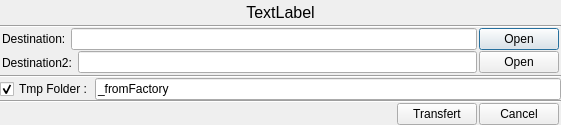
<?xml version="1.0" encoding="UTF-8"?>
<ui version="4.0">
 <class>transfert</class>
 <widget class="QDialog" name="transfert">
  <property name="geometry">
   <rect>
    <x>0</x>
    <y>0</y>
    <width>561</width>
    <height>125</height>
   </rect>
  </property>
  <property name="windowTitle">
   <string>Transfert</string>
  </property>
  <layout class="QGridLayout" name="gridLayout">
   <property name="margin">
    <number>0</number>
   </property>
   <property name="spacing">
    <number>0</number>
   </property>
   <item row="0" column="0">
    <widget class="QLabel" name="lTransfert">
     <property name="font">
      <font>
       <pointsize>12</pointsize>
      </font>
     </property>
     <property name="text">
      <string>TextLabel</string>
     </property>
     <property name="alignment">
      <set>Qt::AlignCenter</set>
     </property>
    </widget>
   </item>
   <item row="1" column="0">
    <widget class="Line" name="line_3">
     <property name="orientation">
      <enum>Qt::Horizontal</enum>
     </property>
    </widget>
   </item>
   <item row="2" column="0">
    <layout class="QHBoxLayout" name="hlDestination">
     <property name="spacing">
      <number>2</number>
     </property>
     <property name="leftMargin">
      <number>2</number>
     </property>
     <property name="rightMargin">
      <number>2</number>
     </property>
     <item>
      <widget class="QLabel" name="lDestination">
       <property name="text">
        <string>Destination: </string>
       </property>
      </widget>
     </item>
     <item>
      <widget class="QLineEdit" name="leDestination"/>
     </item>
     <item>
      <widget class="QPushButton" name="bOpen">
       <property name="text">
        <string>Open</string>
       </property>
      </widget>
     </item>
    </layout>
   </item>
   <item row="4" column="0">
    <widget class="Line" name="line_2">
     <property name="orientation">
      <enum>Qt::Horizontal</enum>
     </property>
    </widget>
   </item>
   <item row="5" column="0">
    <layout class="QHBoxLayout" name="hlTmpFolder">
     <property name="spacing">
      <number>2</number>
     </property>
     <item>
      <widget class="QCheckBox" name="cbTmpFolder">
       <property name="text">
        <string>Tmp Folder :</string>
       </property>
       <property name="checked">
        <bool>true</bool>
       </property>
      </widget>
     </item>
     <item>
      <widget class="QLineEdit" name="leTmpFolder">
       <property name="text">
        <string>_fromFactory</string>
       </property>
      </widget>
     </item>
    </layout>
   </item>
   <item row="6" column="0">
    <widget class="Line" name="line">
     <property name="orientation">
      <enum>Qt::Horizontal</enum>
     </property>
    </widget>
   </item>
   <item row="7" column="0">
    <layout class="QHBoxLayout" name="hlBtns">
     <property name="spacing">
      <number>2</number>
     </property>
     <property name="leftMargin">
      <number>2</number>
     </property>
     <property name="rightMargin">
      <number>2</number>
     </property>
     <item>
      <spacer name="horizontalSpacer">
       <property name="orientation">
        <enum>Qt::Horizontal</enum>
       </property>
       <property name="sizeHint" stdset="0">
        <size>
         <width>40</width>
         <height>20</height>
        </size>
       </property>
      </spacer>
     </item>
     <item>
      <widget class="QPushButton" name="bTransfert">
       <property name="text">
        <string>Transfert</string>
       </property>
      </widget>
     </item>
     <item>
      <widget class="QPushButton" name="bCancel">
       <property name="text">
        <string>Cancel</string>
       </property>
      </widget>
     </item>
    </layout>
   </item>
   <item row="3" column="0">
    <widget class="QFrame" name="qfDestination2">
     <layout class="QHBoxLayout" name="hlDestination2">
      <property name="spacing">
       <number>2</number>
      </property>
      <property name="leftMargin">
       <number>2</number>
      </property>
      <property name="topMargin">
       <number>0</number>
      </property>
      <property name="rightMargin">
       <number>2</number>
      </property>
      <property name="bottomMargin">
       <number>0</number>
      </property>
      <item>
       <widget class="QLabel" name="lDestination2">
        <property name="text">
         <string>Destination2: </string>
        </property>
       </widget>
      </item>
      <item>
       <widget class="QLineEdit" name="leDestination2"/>
      </item>
      <item>
       <widget class="QPushButton" name="bOpen2">
        <property name="text">
         <string>Open</string>
        </property>
       </widget>
      </item>
     </layout>
    </widget>
   </item>
  </layout>
 </widget>
 <resources/>
 <connections/>
</ui>
